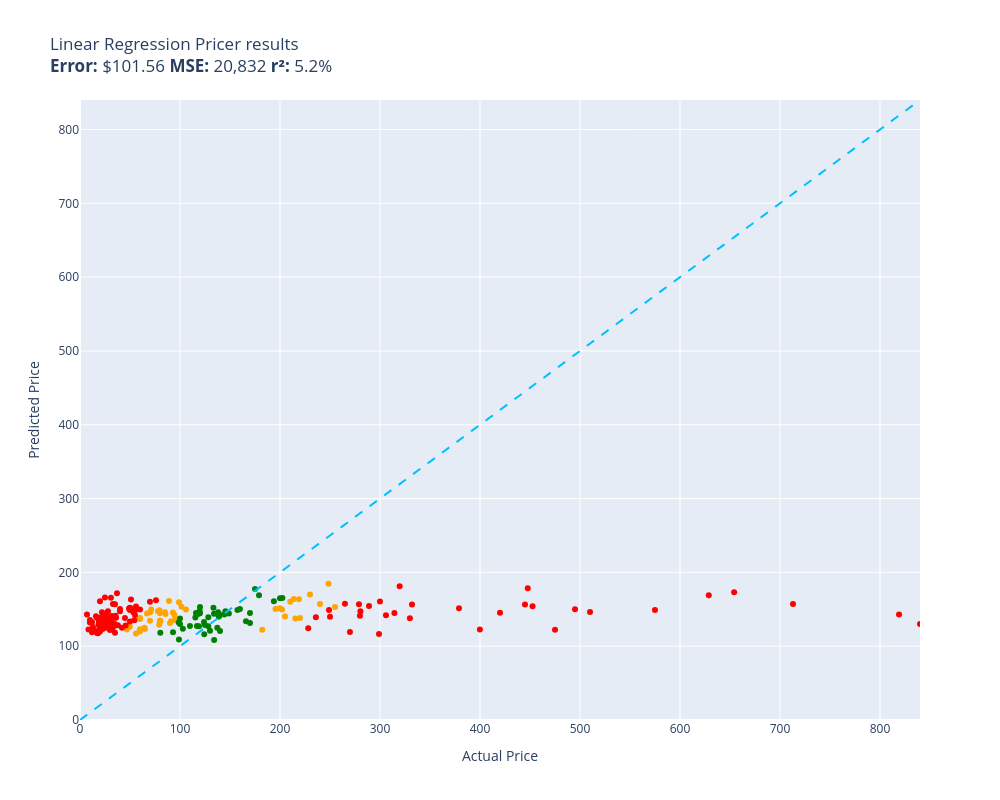

This figure's notebook cell:
### Code cell
evaluate(linear_regression_pricer, test)

### Figure 1 — Plotly figure (JSON) as saved in the notebook; plotly's stock layout.template omitted (floating-point values rounded to 4 significant figures)
{"data": [{"customdata": [["Old Blood Noise Excess V2 Distortion Cho...\nGuess=$163.63 Actual=$219.00"], ["RBC12-UPC Replacement Battery Cartridge ...\nGuess=$170.12 Actual=$229.99"], ["ACDelco GM Original Equipment FW339 Fron...\nGuess=$137.41 Actual=$215.33"], ["Panasonic KX-TG6511B DECT 6.0 PLUS Expan...\nGuess=$128.97 Actual=$79.20"], ["GJY Portable TV,10.6 inch Mini TV for AT...\nGuess=$148.61 Actual=$79.36"], ["APS iBoard 6-inch Aluminum (Black Powder...\nGuess=$160.32 Actual=$210.23"], ["HK SYSTEMS 13\" Heavy Duty Black \"Push\" O...\nGuess=$145.83 Actual=$84.95"], ["Clementoni 39132.5 Jigsaw Puzzle 1,000 P...\nGuess=$134.46 Actual=$79.95"], ["Deco Mount Pro Tripod Microphone Stand w...\nGuess=$136.84 Actual=$59.95"], ["Evergreen HSHB2005 Cylinder Head Gasket ...\nGuess=$137.74 Actual=$59.69"], ["Travelpro Platinum Elite Slim Business L...\nGuess=$163.88 Actual=$213.83"], ["JRready ST6313 DT Deutsch Connector Kit,...\nGuess=$151.35 Actual=$199.68"], ["15\" Locking Shower Head Extension Arm in...\nGuess=$134.49 Actual=$79.95"], ["Tidal Front + Rear Fender Flares 4PC Poc...\nGuess=$153.18 Actual=$254.99"], ["Dakota Alert MURS Alert Probe Sensor - M...\nGuess=$138.24 Actual=$219.99"], ["AUTOFREE LED Tail Lights Assembly Compat...\nGuess=$149.72 Actual=$201.99"], ["Webcem Solar Shed Light Outdoor Indoor, ...\nGuess=$147.22 Actual=$77.96"], ["Festool 492370 Platin 2 S1000 Grit 6-Inc...\nGuess=$133.73 Actual=$91.00"], ["DIMARZIO 204284 DP 163FBK Blues Bucker G...\nGuess=$131.38 Actual=$89.99"], ["VLAND LED Smoked Taillights Compatible F...\nGuess=$156.99 Actual=$239.99"], ["LEGO Marvel Avengers War Machine Buster ...\nGuess=$122.87 Actual=$59.95"], ["ANZO USA 111207 GMC SIERRA 99-06 / YUKON...\nGuess=$122.29 Actual=$182.28"], ["Trim Kit for 2-handle Shower & Tub Valve...\nGuess=$135.85 Actual=$94.99"], ["MXR Carbon Copy Deluxe Analog Delay Guit...\nGuess=$150.38 Actual=$195.50"], ["CradlePoint Compact Broadband Router (CB...\nGuess=$161.10 Actual=$89.00"], ["Pyle Wireless Rear View Backup Camera - ...\nGuess=$146.30 Actual=$70.45"], ["Hp Pavilion P7-1257c Motherboard Aahd3-h...\nGuess=$119.87 Actual=$59.86"], ["Auertech Portable Washing Machine, 14lbs...\nGuess=$159.51 Actual=$98.99"], ["Amana Tool - SC587 Carbide Tipped 3-Wing...\nGuess=$149.72 Actual=$71.23"], ["ECCPP Power Steering Pump for 2009-2010 ...\nGuess=$143.66 Actual=$85.48"], ["UPR Mach 1 Chin Spoiler Fits 94-98 Musta...\nGuess=$123.35 Actual=$64.99"], ["SP Air Corporation SP-8102BU 1/4-Inch He...\nGuess=$140.37 Actual=$204.99"], ["Skullcandy Hesh Evo Bluetooth Headphones...\nGuess=$134.58 Actual=$69.99"], ["LCD Screen for Dell Inspiron 17R 17.3\" H...\nGuess=$124.93 Actual=$64.37"], ["Diversitech UC2436-3 Ultralite Condenser...\nGuess=$134.12 Actual=$80.39"], ["KUNFINE Android Radio CarPlay & Android ...\nGuess=$149.56 Actual=$106.00"], ["KYX Racing Hardened Steel Center Drive S...\nGuess=$122.51 Actual=$46.99"], ["OEM Samsung Remote Control Shipped with ...\nGuess=$117.11 Actual=$56.00"], ["Custom Engagement Logo Desk Embosser Sea...\nGuess=$126.22 Actual=$49.95"], ["DuraGo BR5330 Front Vented Disc Brake Ro...\nGuess=$153.49 Actual=$101.51"], ["Intex River Run Connect Lounge (Four)\nGuess=$142.32 Actual=$94.49"], ["Blanco 230966 Valea Stainless Steel Sink...\nGuess=$145.67 Actual=$92.88"], ["PowerSport Front Rear Brakes and Rotors ...\nGuess=$184.71 Actual=$248.51"], ["KZ ZS10 Pro in Ear Monitor Headphone KZ ...\nGuess=$144.25 Actual=$66.99"], ["Fender Hendrix Voodoo Child Coiled Instr...\nGuess=$138.18 Actual=$59.99"], ["MonMount Triple Monitor Stand Freestandi...\nGuess=$144.79 Actual=$79.99"]], "hovertemplate": "%{customdata[0]}<extra></extra>", "legendgroup": "orange", "marker": {"color": "orange", "size": 6, "symbol": "circle"}, "mode": "markers", "name": "orange", "orientation": "v", "showlegend": true, "type": "scatter", "x": [219.0, 230.0, 215.3, 79.2, 79.36, 210.2, 84.95, 79.95, 59.95, 59.69, 213.8, 199.7, 79.95, 255.0, 220.0, 202.0, 77.96, 91.0, 89.99, 240.0, 59.95, 182.3, 94.99, 195.5, 89.0, 70.45, 59.86, 98.99, 71.23, 85.48, 64.99, 205.0, 69.99, 64.37, 80.39, 106.0, 46.99, 56.0, 49.95, 101.5, 94.49, 92.88, 248.5, 66.99, 59.99, 79.99], "xaxis": "x", "y": [163.6, 170.1, 137.4, 129.0, 148.6, 160.3, 145.8, 134.5, 136.8, 137.7, 163.9, 151.3, 134.5, 153.2, 138.2, 149.7, 147.2, 133.7, 131.4, 157.0, 122.9, 122.3, 135.9, 150.4, 161.1, 146.3, 119.9, 159.5, 149.7, 143.7, 123.4, 140.4, 134.6, 124.9, 134.1, 149.6, 122.5, 117.1, 126.2, 153.5, 142.3, 145.7, 184.7, 144.2, 138.2, 144.8], "yaxis": "y"}, {"customdata": [["telpo Headlight Assembly Fit For 15 Camr...\nGuess=$144.89 Actual=$115.99"], ["SuppliesOutlet Compatible Toner Cartridg...\nGuess=$142.91 Actual=$144.29"], ["PEMP E65 E66 CDC Simulate Optical Fiber ...\nGuess=$127.08 Actual=$119.00"], ["Intermatic PX300 12V 300W Transformer wi...\nGuess=$143.91 Actual=$134.00"], ["CORSAIR Dominator Platinum RGB 32GB (2x1...\nGuess=$132.79 Actual=$124.00"], ["SKB iSeries 3i-13096-6KP Case for BlackM...\nGuess=$177.32 Actual=$174.99"], ["Aolemi Oil Rubbed Bronze Single Function...\nGuess=$132.24 Actual=$98.65"], ["GanFindX Portable Car Hand Controls for ...\nGuess=$150.29 Actual=$159.90"], ["KOMPUTERBAY 4GB 2X 2GB DDR2 1066MHz PC2-...\nGuess=$118.34 Actual=$80.34"], ["Scranton & Co 3 Drawer Mobile File Cabin...\nGuess=$138.86 Actual=$115.35"], ["Wenger City Upgrade Laptop Backpack with...\nGuess=$147.25 Actual=$145.42"], ["3D Tree Hole Branches 075 Stair Risers D...\nGuess=$121.04 Actual=$129.99"], ["Fjallraven, Kanken Laptop 15\" Backpack f...\nGuess=$148.00 Actual=$119.65"], ["Diversitech WG840585 Motor, (Ddb) 1/3Hp,...\nGuess=$108.44 Actual=$134.12"], ["Evan-Fischer Front Bumper Cover Compatib...\nGuess=$165.21 Actual=$202.38"], ["Western Digital Enterprise RE4-GP 2TB SA...\nGuess=$127.41 Actual=$109.95"], ["PM Auto Front Right Quick Complete Strut...\nGuess=$128.69 Actual=$124.94"], ["Dell Optiplex 390 Desktop Computer i3 3....\nGuess=$116.10 Actual=$124.27"], ["Pidoko Kids Train Table, Grey with 90 Pc...\nGuess=$144.65 Actual=$119.97"], ["Marvel Legends Series X-Men 6-Inch Archa...\nGuess=$109.17 Actual=$98.95"], ["EMART Photography C Stand with Boom Arm,...\nGuess=$152.96 Actual=$119.99"], ["Grey Pneumatic 1311SD Impact Socket Set\nGuess=$148.88 Actual=$157.43"], ["4LT LUMINETTE Vanity Opal GLS BSN\nGuess=$137.47 Actual=$99.99"], ["4pc Wheel Spacers Adapters 4\" (2inch Per...\nGuess=$127.50 Actual=$116.95"], ["Urth 62mm UV, Circular Polarizing (CPL),...\nGuess=$143.60 Actual=$139.00"], ["LSI Broadcom SAS 9300-8i 8-port 12Gb/s S...\nGuess=$143.48 Actual=$118.00"], ["DuraGo 29515020 Front Hub Assembly\nGuess=$139.26 Actual=$128.34"], ["Ibanez M510OVS Acoustic Mandolin in Vint...\nGuess=$131.52 Actual=$169.99"], ["GENUINE VOLVO THERMOSTAT (3.0, 3.2) S60 ...\nGuess=$123.49 Actual=$102.85"], ["Cardone 84-58642 New HEI Electronic Dist...\nGuess=$133.68 Actual=$165.99"], ["Universal Power Group 12V 100Ah Sealed L...\nGuess=$164.96 Actual=$199.99"], ["18 Inch White Undermount Kitchen Sink - ...\nGuess=$168.94 Actual=$179.00"], ["New Replacement seat cover fits Yamaha M...\nGuess=$140.50 Actual=$138.95"], ["Evan Fischer Radiator Cooling Fan Assemb...\nGuess=$124.99 Actual=$137.34"], ["ROHL WSGUM3018WH Wire Sink Grids, White\nGuess=$126.94 Actual=$128.28"], ["ASUS VY279HE-W 27” 1080P Monitor - White...\nGuess=$145.90 Actual=$138.10"], ["4 Inches Rolled Muffler Tip Catback Exha...\nGuess=$160.77 Actual=$193.88"], ["StonKraft Brass Chess Board Game Set wit...\nGuess=$120.75 Actual=$140.00"], ["Vinyl Soft Top Roll-up Adjustable Truck ...\nGuess=$144.43 Actual=$148.88"], ["Samsung DA97-07603B Freezer Ice Maker As...\nGuess=$118.98 Actual=$93.02"], ["Targus CityGear Durable Backpack, Black,...\nGuess=$152.08 Actual=$133.43"], ["Garmin 010-12402-10 GT15M-TM Transom-Mou...\nGuess=$140.21 Actual=$138.74"], ["Fitness Center Gym Room Weight Train Dua...\nGuess=$130.08 Actual=$99.99"], ["Xiaomi Redmi 10 2022 NFC 4G LTE (128GB +...\nGuess=$145.13 Actual=$169.99"]], "hovertemplate": "%{customdata[0]}<extra></extra>", "legendgroup": "green", "marker": {"color": "green", "size": 6, "symbol": "circle"}, "mode": "markers", "name": "green", "orientation": "v", "showlegend": true, "type": "scatter", "x": [116.0, 144.3, 119.0, 134.0, 124.0, 175.0, 98.65, 159.9, 80.34, 115.3, 145.4, 130.0, 119.7, 134.1, 202.4, 110.0, 124.9, 124.3, 120.0, 98.95, 120.0, 157.4, 99.99, 117.0, 139.0, 118.0, 128.3, 170.0, 102.8, 166.0, 200.0, 179.0, 138.9, 137.3, 128.3, 138.1, 193.9, 140.0, 148.9, 93.02, 133.4, 138.7, 99.99, 170.0], "xaxis": "x", "y": [144.9, 142.9, 127.1, 143.9, 132.8, 177.3, 132.2, 150.3, 118.3, 138.9, 147.3, 121.0, 148.0, 108.4, 165.2, 127.4, 128.7, 116.1, 144.7, 109.2, 153.0, 148.9, 137.5, 127.5, 143.6, 143.5, 139.3, 131.5, 123.5, 133.7, 165.0, 168.9, 140.5, 125.0, 126.9, 145.9, 160.8, 120.7, 144.4, 119.0, 152.1, 140.2, 130.1, 145.1], "yaxis": "y"}, {"customdata": [["NewPower99 Battery Kit for Samsung Galax...\nGuess=$142.40 Actual=$54.95"], ["EXMAX NG-10X Fresnel Lens Focusing Adapt...\nGuess=$160.28 Actual=$69.98"], ["Stand for Raven Pro Document Scanner - P...\nGuess=$122.01 Actual=$29.85"], ["8544771 Dryer Heating Element, 279816 Th...\nGuess=$139.34 Actual=$35.74"], ["Pump Head TBVECHI 175PSI 4KW 5.5HP 21CFM...\nGuess=$137.83 Actual=$329.90"], ["Bam France 2002XL Contoured Hightech Bla...\nGuess=$157.14 Actual=$713.00"], ["Metabo HPT 36V MultiVolt™ Cordless Rotar...\nGuess=$151.30 Actual=$379.00"], ["46mm Digital Pro High-Resolution Close-U...\nGuess=$160.73 Actual=$19.99"], ["Innovative Percussion CB-6 Chamois Bass ...\nGuess=$135.09 Actual=$54.32"], ["LOVE MEI Galaxy S10 Lite Case, Military ...\nGuess=$157.09 Actual=$32.98"], ["LD Products Compatible Toner Cartridge R...\nGuess=$133.29 Actual=$49.98"], ["Bam Trekking 3027SB Single Black Clarine...\nGuess=$156.60 Actual=$332.00"], ["DEWALT 20V MAX* XR Impact Driver with Bl...\nGuess=$154.11 Actual=$452.53"], ["Mini PC, Kinupute Desktop Computer E3-12...\nGuess=$149.89 Actual=$495.00"], ["June Garden 12\" Sweet Dolly Charlotte - ...\nGuess=$134.12 Actual=$19.99"], ["10GBase-LR SFP+ Transceiver, Handar 10GB...\nGuess=$119.80 Actual=$19.99"], ["Canon EOS Rebel T7 Digital SLR Camera wi...\nGuess=$142.77 Actual=$819.00"], ["Task T24287 Roman Ogee Router Bit with 1...\nGuess=$149.42 Actual=$55.88"], ["Southwire 120V/15A Right Angle User Atta...\nGuess=$128.27 Actual=$37.87"], ["Mylites+ Standard Comic Book Mylar Sleev...\nGuess=$118.28 Actual=$34.99"], ["DALDED LED Light Kit for Lego Sonic Gree...\nGuess=$143.87 Actual=$24.99"], ["152MM Hole Saws M42 Bi-Metal High Speed ...\nGuess=$117.58 Actual=$17.99"], ["Baseball Backpacks Large 18 Inch Bookbag...\nGuess=$137.70 Actual=$31.77"], ["Adams Check Payment and Deposit Register...\nGuess=$141.39 Actual=$35.49"], ["KOHLER 18865-CP Filtered Water Faucet, P...\nGuess=$122.23 Actual=$475.00"], ["Projector, CRAZVIEW Projector with WiFi ...\nGuess=$145.83 Actual=$53.40"], ["Retevis RT68 Soft Earhook Walkie Talkie ...\nGuess=$143.00 Actual=$6.99"], ["MC: Pindicator (Dual Intensity Amber)\nGuess=$150.24 Actual=$40.00"], ["Laisomeke Waterproof Junction Box, Unive...\nGuess=$132.89 Actual=$11.99"], ["Sumerain S1339CM Double Handle Widesprea...\nGuess=$139.36 Actual=$235.86"], ["Poison Spyder 10-08-020 Rocker Knocker\nGuess=$169.08 Actual=$628.76"], ["Lighted Triangle Mirror Cabinet Bathroom...\nGuess=$156.57 Actual=$445.00"], ["BESTILL Wall Mounted Shower Faucet Set, ...\nGuess=$162.39 Actual=$76.00"], ["Tablet PC Cover Compatible with Lenovo T...\nGuess=$140.78 Actual=$31.61"], ["Miyaya@ Funny Animal Masks Collection fo...\nGuess=$117.83 Actual=$16.99"], ["Trail Gear Twin Stick Kit for Top Shift ...\nGuess=$141.11 Actual=$279.92"], ["Engine Thermostat, Replace 19301-PAA-306...\nGuess=$131.96 Actual=$18.89"], ["Ultra Duster Canned Air Net 10 Oz 6-Pack\nGuess=$148.88 Actual=$49.90"], ["Beck/Arnley 0421945 Air Filter\nGuess=$138.44 Actual=$35.87"], ["IQShield Screen Protector Compatible wit...\nGuess=$132.12 Actual=$9.95"], ["Liberty Imports 12 Pack: US Military Toy...\nGuess=$138.67 Actual=$16.98"], ["Neporal Full Spectrum Light Bulb, 6000K ...\nGuess=$129.53 Actual=$18.59"], ["Satco S9596, 4 Count (Pack of 1), 4.18\nGuess=$118.75 Actual=$12.00"], ["Ceramic Talavera Mexican Tile 4x4\", 9 Pi...\nGuess=$128.45 Actual=$29.95"], ["Intrepid International Dressage Letters-...\nGuess=$134.94 Actual=$26.99"], ["Kingston Brass KS269SN Kingston Clawfoot...\nGuess=$141.99 Actual=$305.99"], ["KOHLER K-1185540-CP Assembly-Slider\nGuess=$128.14 Actual=$45.67"], ["KUNN Small Electrician Tool Pouch Utilit...\nGuess=$131.46 Actual=$21.99"], ["iPhone 12/12 Pro Nicaragua Guardabarranc...\nGuess=$121.39 Actual=$19.97"], ["Replacement Remote Control for PANASONIC...\nGuess=$129.02 Actual=$34.95"], ["KS K-STORM Replacement Silicone Mushroom...\nGuess=$122.49 Actual=$8.50"], ["Pioneer 2AM401-BN Two Handle Kitchen Fau...\nGuess=$124.32 Actual=$228.22"], ["LSSAGOON Backpack for Women Teen Kids Gi...\nGuess=$130.90 Actual=$33.99"], ["Aeromotive 13304 Regulator, X1 Adjustabl...\nGuess=$119.31 Actual=$269.95"], ["Walker Exhaust Ultra EPA 16478 Direct Fi...\nGuess=$149.14 Actual=$574.99"], ["GE RPWF SmartWater Comparable Refrigerat...\nGuess=$171.58 Actual=$36.99"], ["MGP Caliper Covers 39011SACURD Red Powde...\nGuess=$148.95 Actual=$249.00"], ["Royal Designs, Inc. Decorative Abundant ...\nGuess=$131.89 Actual=$24.95"], ["Canon Sure Shot 90u 35mm Date Camera\nGuess=$122.48 Actual=$399.89"], ["NewFantasia Replacement Audio Cable with...\nGuess=$132.89 Actual=$31.00"], ["Mikrotik RB3011UIAS-RM RouterBOARD 10xGi...\nGuess=$116.65 Actual=$299.00"], ["MONOCARBON Forged Carbon Fiber Case for ...\nGuess=$149.68 Actual=$59.99"], ["AC Compressor & A/C Kit For BMW 335i 335...\nGuess=$145.10 Actual=$314.41"], ["Wilkinson LOW GAUSS Vintage Tone Strat S...\nGuess=$165.74 Actual=$30.93"], ["Berta (6 Pieces) 1-1/4 inch Overlay, 90 ...\nGuess=$124.49 Actual=$24.66"], ["Chalkboard Name Badges with Magnetic Bac...\nGuess=$138.68 Actual=$19.95"], ["Linkloos Solar Street Lights Outdoor Wat...\nGuess=$153.66 Actual=$55.99"], ["USB Charger, CIVIE High Speed 60W Multip...\nGuess=$140.52 Actual=$15.99"], ["Kastar Battery Pack Replacement for Sony...\nGuess=$128.56 Actual=$19.99"], ["AZX Stylus Pencil for Apple iPad Pro 202...\nGuess=$124.76 Actual=$29.99"], ["Raspberry Pi 3 Model B+ Aluminum Case Me...\nGuess=$121.06 Actual=$14.99"], ["Music Hall pa15.3 MM/MC Phono Preamplifi...\nGuess=$139.81 Actual=$250.00"], ["Lorell Bell Chair Glide, 2.5\", Black\nGuess=$126.40 Actual=$19.50"], ["CTLAMP XL-2100 Professional Quality XL-2...\nGuess=$122.65 Actual=$32.00"], ["200 ' feet True 14 Gauge AWG CCA Speaker...\nGuess=$138.24 Actual=$44.95"], ["Competition Clutch Disc and Pressure Pla...\nGuess=$146.22 Actual=$510.00"], ["APS iBoard (304 Stainless Steel Polished...\nGuess=$157.67 Actual=$264.95"], ["200 Couples Conversation Cards - Enjoy B...\nGuess=$125.29 Actual=$32.97"], ["The Puppet Company - Carpet-Unicorn, Whi...\nGuess=$136.90 Actual=$19.00"], ["Baumgartens Sicurix Blank PVC ID Cards (...\nGuess=$130.06 Actual=$19.11"], ["VIPMOTOZ Sequential Turn Signal Premium ...\nGuess=$156.85 Actual=$278.94"], ["A-Premium Front Suspension Steering Knuc...\nGuess=$151.15 Actual=$48.99"], ["Venom Power Terra Hunter R/T+ R/T All-Te...\nGuess=$181.19 Actual=$319.65"], ["Audio Techinca ATW-T1002 System 10 Handh...\nGuess=$154.49 Actual=$289.00"], ["520 Pieces Christmas Envelope Seal Stick...\nGuess=$141.56 Actual=$25.99"], ["LD Compatible Ink Cartridge Replacement ...\nGuess=$124.99 Actual=$41.99"], ["BestPricedDecals Wine A BIT, You'll Feel...\nGuess=$125.97 Actual=$12.98"], ["Dell XPS 13 9343-2727SLV 13.3\" Full HD S...\nGuess=$130.16 Actual=$839.99"], ["VATOS 4 Packs Bubble Machine Gun for Kid...\nGuess=$142.61 Actual=$22.88"], ["Steering Wheel, Carbon Fiber Automotive ...\nGuess=$178.48 Actual=$447.74"], ["BXYJY for Samsung Galaxy Z Fold 3 Case w...\nGuess=$150.80 Actual=$49.99"], ["VONADO Space Wars Colonial Viper MK1 Bui...\nGuess=$147.39 Actual=$39.99"], ["Replacement Remote Control fit for Sony ...\nGuess=$135.40 Actual=$9.99"], ["Disney Princess Sparkling Princess Sleep...\nGuess=$134.77 Actual=$24.95"], ["sabermaster TCG Playmat yugioh playmat T...\nGuess=$145.85 Actual=$21.99"], ["Pacific Drums PDCM1618TTRB 16 x 18 Inche...\nGuess=$145.37 Actual=$419.99"], ["Star Wars Die-Cast Metal TITANIUM Series...\nGuess=$123.31 Actual=$22.70"], ["Glovion Music Stand Light, Clip On Piano...\nGuess=$147.32 Actual=$27.99"], ["Empava 24\" Single Wall Ovens 10 Cooking ...\nGuess=$173.15 Actual=$654.14"], ["Think Gizmos Build Your Own Robot Toys f...\nGuess=$166.03 Actual=$24.95"], ["HP Laserjet 2100 Laser Printer W/Test Pr...\nGuess=$160.63 Actual=$299.98"], ["Viola Bow 4/4 Full Size Carbon Fiber (Bl...\nGuess=$152.18 Actual=$49.99"], ["VTech Strum and Jam Kidi Musical Guitar ...\nGuess=$137.65 Actual=$21.99"], ["W11130208 W10695459 Refrigerator LED Mod...\nGuess=$129.19 Actual=$26.59"], ["Jada Toys Ryan's World Combo Panda Airli...\nGuess=$128.47 Actual=$34.94"], ["Pyle 2x120 Watt Home Audio Speaker Power...\nGuess=$150.29 Actual=$50.92"], ["STICKGOO Peel and Stick Backsplash for K...\nGuess=$156.72 Actual=$34.99"], ["For Volvo C70 S70 V70 V40 S40 AC Compres...\nGuess=$147.44 Actual=$280.41"], ["Refresh NSF-53 Premium Replacement Refri...\nGuess=$163.30 Actual=$50.99"], ["NICKSTON Red Sparkling Glitter Slim Band...\nGuess=$139.31 Actual=$25.99"]], "hovertemplate": "%{customdata[0]}<extra></extra>", "legendgroup": "red", "marker": {"color": "red", "size": 6, "symbol": "circle"}, "mode": "markers", "name": "red", "orientation": "v", "showlegend": true, "type": "scatter", "x": [54.95, 69.98, 29.85, 35.74, 329.9, 713.0, 379.0, 19.99, 54.32, 32.98, 49.98, 332.0, 452.5, 495.0, 19.99, 19.99, 819.0, 55.88, 37.87, 34.99, 24.99, 17.99, 31.77, 35.49, 475.0, 53.4, 6.99, 40.0, 11.99, 235.9, 628.8, 445.0, 76.0, 31.61, 16.99, 279.9, 18.89, 49.9, 35.87, 9.95, 16.98, 18.59, 12.0, 29.95, 26.99, 306.0, 45.67, 21.99, 19.97, 34.95, 8.5, 228.2, 33.99, 269.9, 575.0, 36.99, 249.0, 24.95, 399.9, 31.0, 299.0, 59.99, 314.4, 30.93, 24.66, 19.95, 55.99, 15.99, 19.99, 29.99, 14.99, 250.0, 19.5, 32.0, 44.95, 510.0, 264.9, 32.97, 19.0, 19.11, 278.9, 48.99, 319.6, 289.0, 25.99, 41.99, 12.98, 840.0, 22.88, 447.7, 49.99, 39.99, 9.99, 24.95, 21.99, 420.0, 22.7, 27.99, 654.1, 24.95, 300.0, 49.99, 21.99, 26.59, 34.94, 50.92, 34.99, 280.4, 50.99, 25.99], "xaxis": "x", "y": [142.4, 160.3, 122.0, 139.3, 137.8, 157.1, 151.3, 160.7, 135.1, 157.1, 133.3, 156.6, 154.1, 149.9, 134.1, 119.8, 142.8, 149.4, 128.3, 118.3, 143.9, 117.6, 137.7, 141.4, 122.2, 145.8, 143.0, 150.2, 132.9, 139.4, 169.1, 156.6, 162.4, 140.8, 117.8, 141.1, 132.0, 148.9, 138.4, 132.1, 138.7, 129.5, 118.8, 128.4, 134.9, 142.0, 128.1, 131.5, 121.4, 129.0, 122.5, 124.3, 130.9, 119.3, 149.1, 171.6, 148.9, 131.9, 122.5, 132.9, 116.6, 149.7, 145.1, 165.7, 124.5, 138.7, 153.7, 140.5, 128.6, 124.8, 121.1, 139.8, 126.4, 122.6, 138.2, 146.2, 157.7, 125.3, 136.9, 130.1, 156.8, 151.2, 181.2, 154.5, 141.6, 125.0, 126.0, 130.2, 142.6, 178.5, 150.8, 147.4, 135.4, 134.8, 145.8, 145.4, 123.3, 147.3, 173.1, 166.0, 160.6, 152.2, 137.7, 129.2, 128.5, 150.3, 156.7, 147.4, 163.3, 139.3], "yaxis": "y"}, {"hoverinfo": "skip", "line": {"color": "deepskyblue", "dash": "dash", "width": 2}, "mode": "lines", "name": "y = x", "showlegend": false, "type": "scatter", "x": [0, 840.0], "y": [0, 840.0]}], "layout": {"height": 800, "legend": {"title": {"text": "color"}, "tracegroupgap": 0}, "showlegend": false, "title": {"text": "Linear Regression Pricer results<br><b>Error:</b> $101.56 <b>MSE:</b> 20,832 <b>r²:</b> 5.2%"}, "width": 1000, "xaxis": {"anchor": "y", "domain": [0, 1], "range": [0, 840.0], "title": {"text": "Actual Price"}}, "yaxis": {"anchor": "x", "domain": [0, 1], "range": [0, 840.0], "title": {"text": "Predicted Price"}}}}
